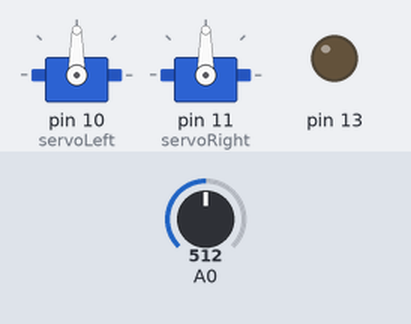
A sketch run on a simulated Arduino Uno, built with avr-gcc and run on an emulated ATmega328P. Parts: 2 × servo, output pins drawn as LEDs (lit = HIGH). The test bench sets the inputs (shaded band); at power-on: A0 = 512.

Above: at 0.1 s.
At 6.5 s:
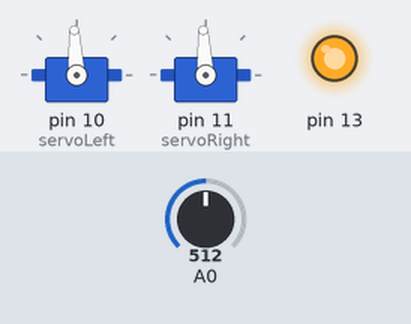
Timing chart, 0 to 8.0 s (numbered marks = the images above):
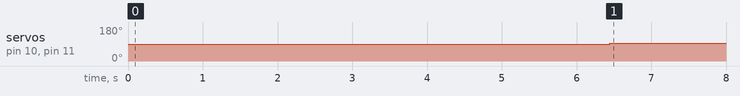

Measured:
- by itself, servo on pin 10 (servoLeft), servo on pin 11 (servoRight): 90° → 93° at 6.4 s

The sketch:

ccw.ino
```cpp
#include <Servo.h>

Servo servoLeft, servoRight;

void move(int left, int right, int duration) {
    servoLeft.writeMicroseconds(left);
    servoRight.writeMicroseconds(right);
    delay(duration);
}

char sensorFront = A0;
char sensorBottom = A1;
int trigPin = 8;
int echoPin = 9;

int status = 1;
long last_turn_time = -1;

float infrared_rays_sensor(char sensor) {
    return (24.61 / (map(analogRead(sensor), 0, 1023, 0, 5000) - 0.1696)) * 1000;
}

float in_range_probability(char sensor, double threshold) {
    int count = 0;
    for (int j = 0; j < 50; j++) {
        float infrared_rays = infrared_rays_sensor(sensor);
        if (5.0 <= infrared_rays && infrared_rays <= threshold) {
            count++;
        }
    }
    return (float) count / 50;
}

bool check_hurdle() {
    int count = 0;
    for (int i = 0; i < 40; i++) {
        if (in_range_probability(sensorFront, 80.0) >= 0.8) {
            count++;
        }
        else {
            if (count > 2) {
                move(1530, 1530, 200 * (count / 2 + 1));
                move(1500, 1500, 0);

                return true;
            }
            count = 0;
        }
        move(1470, 1470, 150);
    }
    return false;
}

bool check_hurdle_short() {
    int count = 0;
    for (int i = 0; i < 15; i++) {
        if (in_range_probability(sensorFront, 80.0) >= 0.8) {
            count++;
        }
        else {
            if (count > 2) {
                move(1530, 1530, 200 * (count / 2 + 1));
                move(1500, 1500, 0);

                return true;
            }
            count = 0;
        }
        move(1470, 1470, 150);
    }
    return false;
}

void setup() {
    Serial.begin(9600);
    pinMode(trigPin, OUTPUT);
    pinMode(echoPin, INPUT);
    pinMode(13, OUTPUT);
    servoLeft.attach(10);
    servoRight.attach(11);
    digitalWrite(13, LOW);

    int no_answer = 1;
    int warning = 0;

    status = check_hurdle();
    while (status) {
        if (in_range_probability(sensorBottom, 30.0) < 0.8) { // 바닥을 봤을 때
            status = 0;
        }
        else if (in_range_probability(sensorFront, 45.0) >= 0.8) { // 가까이 있을 때
            move(1550, 1440, 10);
        }
        else { // 멀 때
            move(1400, 1600, 350);
            move(1530, 1530, 700);

            status = check_hurdle_short();
        }
    }

    move(1500, 1500, 0);
    digitalWrite(13, HIGH);
}

void loop() {

}
```
